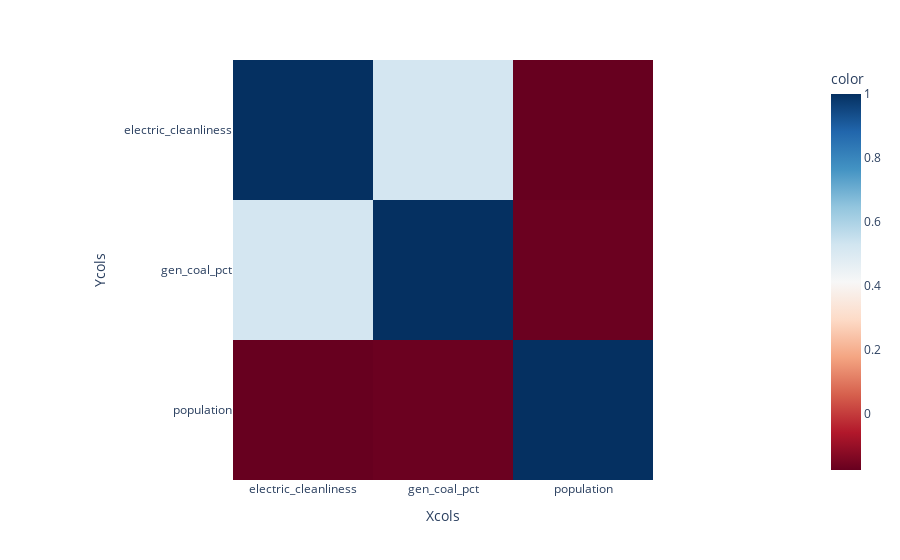

Notebook code for this chart:
### Code cell
fig = px.imshow(corr, labels=dict(x="Xcols", y="Ycols", color="color"),
                x=corColz,
                y=corColz,
               color_continuous_scale='RdBu')



fig.show()

### Figure 1 — Plotly figure (JSON) as saved in the notebook; plotly's stock layout.template omitted (floating-point values rounded to 4 significant figures)
{"data": [{"coloraxis": "coloraxis", "hovertemplate": "Xcols: %{x}<br>Ycols: %{y}<br>color: %{z}<extra></extra>", "type": "heatmap", "x": ["electric_cleanliness", "gen_coal_pct", "population"], "y": ["electric_cleanliness", "gen_coal_pct", "population"], "z": [[1, 0.5209, -0.1765], [0.5209, 1, -0.1704], [-0.1765, -0.1704, 1]]}], "layout": {"coloraxis": {"colorbar": {"title": {"text": "color"}}, "colorscale": [[0, "rgb(103,0,31)"], [0.1, "rgb(178,24,43)"], [0.2, "rgb(214,96,77)"], [0.3, "rgb(244,165,130)"], [0.4, "rgb(253,219,199)"], [0.5, "rgb(247,247,247)"], [0.6, "rgb(209,229,240)"], [0.7, "rgb(146,197,222)"], [0.8, "rgb(67,147,195)"], [0.9, "rgb(33,102,172)"], [1, "rgb(5,48,97)"]]}, "margin": {"t": 60}, "xaxis": {"constrain": "domain", "scaleanchor": "y", "title": {"text": "Xcols"}}, "yaxis": {"autorange": "reversed", "constrain": "domain", "title": {"text": "Ycols"}}}}
